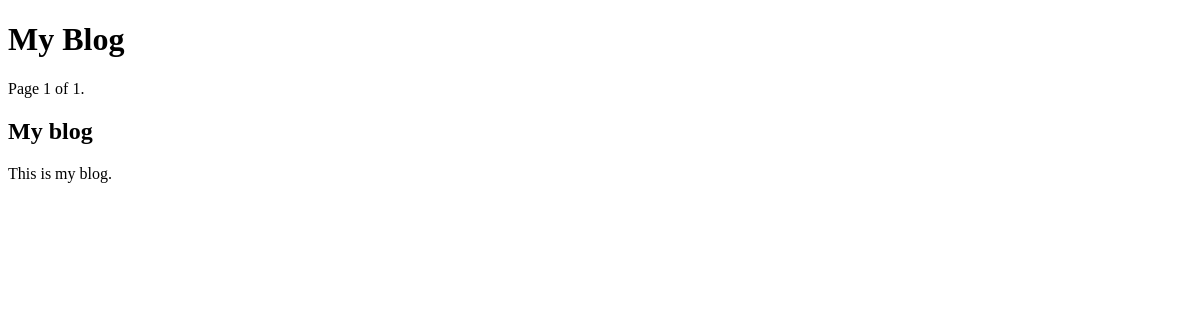
The page /blog/ on the database as committed earlier.
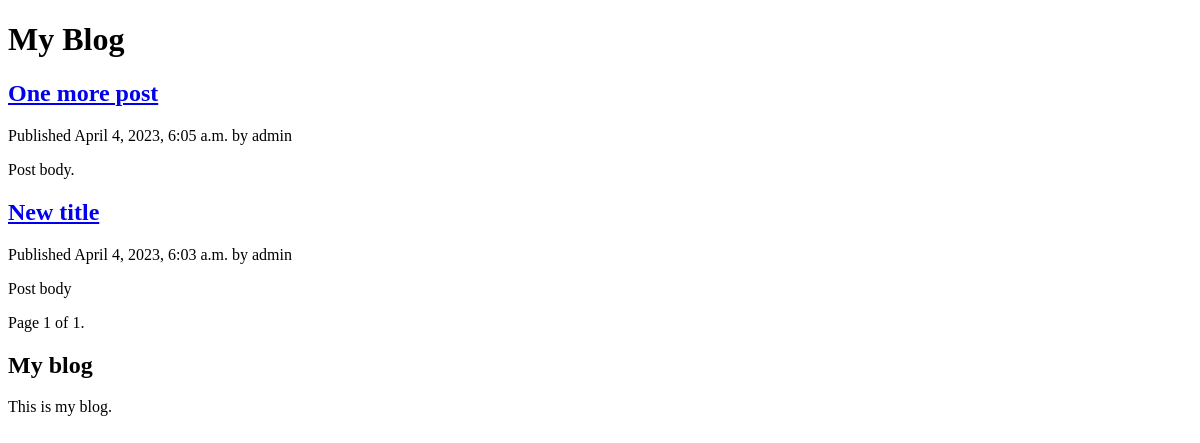
The same page on the database as committed later.
### blog/models.py (models this page shows, shortened)
class Post(models.Model):
    STATUS_CHOICES = (
        ('draft', 'Draft'),
        ('published', 'Published')
    )
    title = models.CharField(max_length=250)
    slug = models.SlugField(max_length=250,
                            unique_for_date='publish')
    author = models.ForeignKey(User, on_delete=models.CASCADE,
                               related_name='blog_posts')
    body = models.TextField()
    publish = models.DateTimeField(default=timezone.now)
    created = models.DateTimeField(auto_now_add=True)
    updated = models.DateTimeField(auto_now=True)
    status = models.CharField(max_length=10, choices=STATUS_CHOICES,
                              default='draft')
    objects = models.Manager()  # Менеджер по умолчанию.
    published = PublishedManager()  # Наш новый менеджер.
    class Meta:
        ordering = ('-publish',)
    def get_absolute_url(self):
        return reverse('blog:post_detail', args=[
            self.publish.year,
            self.publish.month,
            self.publish.day,
            self.slug
        ])

### blog/views.py (the view)
# urls.py: path('', views.post_list, name='post_list'),
def post_list(request):
    object_list = Post.published.all()
    paginator = Paginator(object_list, 3)
    page = request.GET.get('page')
    try:
        posts = paginator.page(page)
    except PageNotAnInteger:
        posts = paginator.page(1)
    except EmptyPage:
        posts = paginator.page(paginator.num_pages)
    return render(request, 'blog/post/list.html', {'posts': posts,
                                                    'page': page})

### blog/models.py (called while the page is built)
    def get_queryset(self):
        return super().get_queryset().filter(status='published')

### blog/templates/blog/post/list.html (shortened to what this page needs)
{% extends "blog/base.html" %}
{% block content %}
     <h1>My Blog</h1>
     {% for post in posts %}
     <h2>
        <a href="{{ post.get_absolute_url }}">{{ post.title }}</a>
     </h2>
     <p class="date">Published {{ post.publish }} by {{ post.author }}</p>
     {{ post.body|truncatewords:30|linebreaks }}
     {% endfor %}
    {% include "blog/pagination.html" with page=posts %}
{% endblock %}

Rows that differ between the two databases and show on the page:
now on this page (row edited): Post: title "One more post", publish "April 4, 2023, 6:05 a.m.", author "admin", body "Post body."
now on this page (row edited): Post: title "New title", publish "April 4, 2023, 6:03 a.m.", author "admin", body "Post body"
